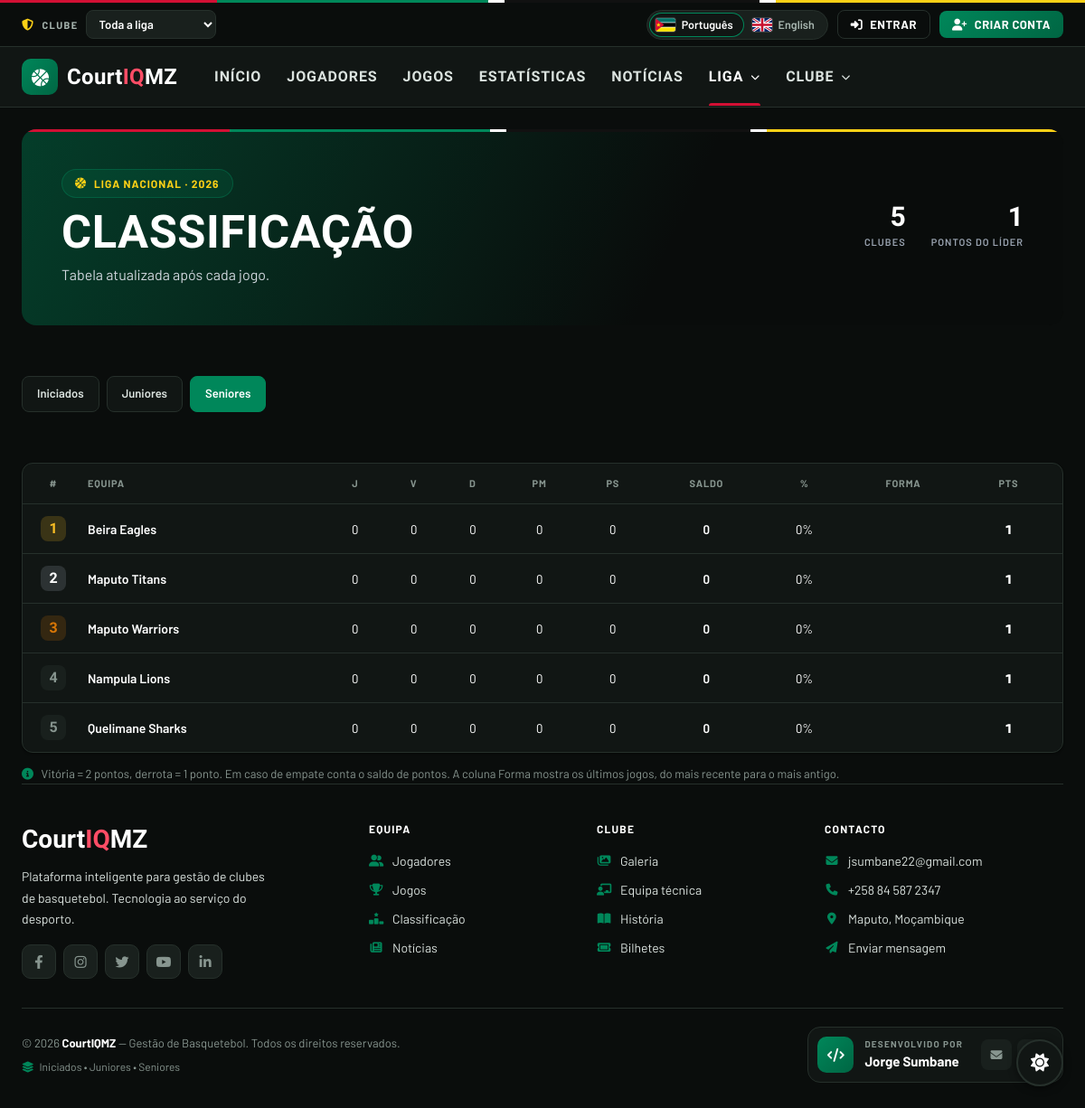
/visitante/classificacao.php, run on the app's committed database.
### tables this page shows
CREATE TABLE teams (
    id            INT PRIMARY KEY AUTO_INCREMENT,
    name          VARCHAR(100) NOT NULL,
    city          VARCHAR(100),
    stadium       VARCHAR(100),
    founded_year  YEAR,
    category      VARCHAR(50)  DEFAULT 'Sénior',
    league        VARCHAR(100) DEFAULT 'Liga Nacional',
    escaloes      VARCHAR(60) NOT NULL DEFAULT 'iniciados,juniores,seniores',    
    coach_id      INT NULL COMMENT 'users.id do treinador principal',
    logo_url      VARCHAR(255),
    logo_initials VARCHAR(5),
    status        ENUM('active', 'inactive') DEFAULT 'active',
    created_at    DATETIME DEFAULT CURRENT_TIMESTAMP,
    updated_at    DATETIME DEFAULT CURRENT_TIMESTAMP ON UPDATE CURRENT_TIMESTAMP,
    UNIQUE KEY uq_teams_name (name)
);

### includes/Database.php (called while the page is built, shortened)
<?php
final class Database
{
    private static ?PDO $instance = null;
    public static function getConnection(): PDO
    {
        if (self::$instance === null) {
            $configPath = __DIR__ . '/../config/database.php';
            $config = require $configPath;
            $dsn = sprintf(
                'mysql:host=%s;port=%s;dbname=%s;charset=%s',
                $config['host']    ?? '127.0.0.1',
                $config['port']    ?? '3306',
                $config['dbname']  ?? 'courtiq',
                $config['charset'] ?? 'utf8mb4'
            );
            try {
                self::$instance = new PDO(
                    $dsn,
                    $config['user'] ?? 'root',
                    $config['pass'] ?? '',
                    [
                        PDO::ATTR_ERRMODE            => PDO::ERRMODE_EXCEPTION,
                        PDO::ATTR_DEFAULT_FETCH_MODE => PDO::FETCH_ASSOC,
                        PDO::ATTR_EMULATE_PREPARES   => false,
                    ]
                );
            } catch (PDOException $e) {
                error_log('[CourtIQ] Erro de ligação à BD: ' . $e->getMessage());
                http_response_code(500);
                die('Erro interno do servidor. Tente novamente mais tarde.');
            }
        }
        return self::$instance;
    }
}

### config/database.php (called while the page is built)
<?php
return [
    'host'    => 'localhost',
    'port'    => '3306',
    'dbname'  => getenv('COURTIQ_DB_NAME') ?: 'courtiq',
    'user'    => 'root',
    'pass'    => '',
    'charset' => 'utf8mb4',
];

### includes/team_helper.php (called while the page is built, shortened)
<?php
require_once __DIR__ . '/Database.php';
class TeamHelper
{
    private static array $cache = [];
    public static function getPublicTeamId(): int
    {
        if (isset(self::$cache['public'])) {
            return self::$cache['public'];
        }
        $teams = self::activeTeams();
        $valid = array_map('intval', array_column($teams, 'id'));
        $requested = isset($_GET['equipa']) ? (int) $_GET['equipa'] : 0;
        $candidates = [
            $requested,
            (int) ($_SESSION['public_team_id'] ?? 0),
            (int) ($_SESSION['user']['team_id'] ?? 0),
            $valid[0] ?? 0,
        ];
        foreach ($candidates as $candidate) {
            if ($candidate > 0 && in_array($candidate, $valid, true)) {
                return self::$cache['public'] = $candidate;
            }
        }
        return self::$cache['public'] = 0;
    }
    public static function getChosenPublicTeamId(): int
    {
        self::getPublicTeamId();
        $candidates = [(int) ($_GET['equipa'] ?? 0), (int) ($_SESSION['public_team_id'] ?? 0)];
        if (empty($_SESSION['public_liga'])) {
            $candidates[] = (int) ($_SESSION['user']['team_id'] ?? 0);
        }
        return 0;
    }
    public static function activeTeams(): array
    {
        if (isset(self::$cache['teams'])) {
            return self::$cache['teams'];
        }
        try {
            $stmt = Database::getConnection()->query(
                "SELECT id, name, city, logo_url, escaloes FROM teams WHERE status = 'active' ORDER BY id"
            );
            return self::$cache['teams'] = $stmt->fetchAll(PDO::FETCH_ASSOC);
        } catch (Throwable $e) {
            error_log('[CourtIQ] Erro ao listar equipas: ' . $e->getMessage());
            return [];
        }
    }
}
function public_team_chosen(): int
{
    return TeamHelper::getChosenPublicTeamId();
}

### visitante/classificacao.php (the view, shortened to what this page needs)
<?php
require_once __DIR__ . '/../includes/public_helpers.php';
[$teamId, $team] = pub_team(false);
$pdo = Database::getConnection();
$escalao = isset(ESCALOES[$_GET['escalao'] ?? '']) ? (string) $_GET['escalao'] : 'seniores';
$tabela = $pdo->query(
    "SELECT t.id, t.name, t.city,
            COUNT(g.id) AS jogos,
            COALESCE(SUM(g.our_score > g.opponent_score), 0) AS vitorias,
            COALESCE(SUM(g.our_score < g.opponent_score), 0) AS derrotas,
            COALESCE(SUM(g.our_score), 0)      AS marcados,
            COALESCE(SUM(g.opponent_score), 0) AS sofridos,
            COALESCE(SUM(IF(g.our_score > g.opponent_score, 2, 1)), 0) AS pontos
     FROM teams t
     LEFT JOIN games g ON g.team_id = t.id AND g.status = 'finished' AND g.escalao = '$escalao'
     WHERE t.status = 'active' AND FIND_IN_SET('$escalao', t.escaloes)
     GROUP BY t.id
     ORDER BY pontos DESC, (COALESCE(SUM(g.our_score), 0) - COALESCE(SUM(g.opponent_score), 0)) DESC, t.name"
)->fetchAll();
$posicaoAtual = 0;
$lider = $tabela[0] ?? null;
require __DIR__ . '/../includes/layout/public_top.php';
?>
<div class="lp">
    <?php pub_page_head('Liga Nacional · ' . date('Y'), 'Classificação',
        $posicaoAtual ? $team['name'] . ' ocupa o ' . $posicaoAtual . 'º lugar da tabela.' : 'Tabela atualizada após cada jogo.', [
        $teamId ? [$posicaoAtual ? $posicaoAtual . 'º' : '—', $team['name']] : [count($tabela), 'Clubes'],
        [$lider ? $lider['pontos'] : '—', 'Pontos do líder'],
    ]); ?>
    <nav class="lp-chips" aria-label="Escalão">
        <?php foreach (ESCALOES as $k => $v): ?><a class="lp-chip<?= $escalao === $k ? ' is-active' : '' ?>" href="?escalao=<?= $k ?>"<?= $escalao === $k ? ' aria-current="true"' : '' ?>><?= $v ?></a><?php endforeach; ?>
    </nav>
    <section class="lp-reveal">
        <div class="lp-card lp-table-wrap">
            <table class="lp-table">
                <thead>
                    <tr>
                        <th scope="col">#</th>
                        <th scope="col">Equipa</th>
                        <th scope="col" title="Jogos">J</th>
                        <th scope="col" title="Vitórias">V</th>
                        <th scope="col" title="Derrotas">D</th>
                        <th scope="col" title="Pontos marcados">PM</th>
                        <th scope="col" title="Pontos sofridos">PS</th>
                        <th scope="col" title="Saldo de pontos">Saldo</th>
                        <th scope="col" title="Percentagem de vitórias">%</th>
                        <th scope="col">Forma</th>
                        <th scope="col" title="Pontos">Pts</th>
                    </tr>
                </thead>
                <tbody>
                    <?php foreach ($tabela as $i => $linha):
                        $posicao = $i + 1;
                        $saldo   = (int) $linha['marcados'] - (int) $linha['sofridos'];
                        $pct     = (int) $linha['jogos'] ? round((int) $linha['vitorias'] / (int) $linha['jogos'] * 100) : 0;
                    ?>
                    <tr<?= (int) $linha['id'] === $teamId ? ' class="is-us"' : '' ?>>
                        <td><span class="lp-pos<?= $posicao <= 3 ? ' lp-pos--' . $posicao : '' ?>"><?= $posicao ?></span></td>
                        <td class="lp-table-team"><a href="?equipa=<?= (int) $linha['id'] ?>" title="Ver o site desta equipa"><?= pub_e($linha['name']) ?></a></td>
                        <td><?= (int) $linha['jogos'] ?></td>
                        <td><?= (int) $linha['vitorias'] ?></td>
                        <td><?= (int) $linha['derrotas'] ?></td>
                        <td><?= (int) $linha['marcados'] ?></td>
                        <td><?= (int) $linha['sofridos'] ?></td>
                        <td class="<?= $saldo >= 0 ? 'lp-up' : 'lp-down' ?>"><?= ($saldo > 0 ? '+' : '') . $saldo ?></td>
                        <td><?= $pct ?>%</td>
                        <td>
                        </td>
                        <td class="lp-table-pts"><?= (int) $linha['pontos'] ?></td>
                    </tr>
                    <?php endforeach; ?>
                </tbody>
            </table>
        </div>
        <p style="margin-top:14px;font-size:13px;color:var(--muted);">
            <i class="fa-solid fa-circle-info" style="color:var(--accent);margin-right:6px;"></i>
            Vitória = 2 pontos, derrota = 1 ponto. Em caso de empate conta o saldo de pontos. A coluna Forma mostra os últimos jogos, do mais recente para o mais antigo.
        </p>
    </section>
</div>

### includes/public_helpers.php (shortened to what this page needs)
<?php
require_once __DIR__ . '/team_helper.php';
function pub_e(mixed $value): string
{
    return htmlspecialchars((string) ($value ?? ''), ENT_QUOTES, 'UTF-8');
}
function pub_team(bool $precisaClube = true): array
{
    $teamId = public_team_chosen();
    $team   = $teamId ? TeamHelper::getTeamInfo($teamId) : null;
    if (!$team) {
        return [0, ['id' => 0, 'name' => 'Liga Nacional', 'city' => '', 'stadium' => '', 'founded_year' => null, 'escaloes' => '']];
    }
    return [$teamId, $team];
}
    ?>
    <?php
function pub_page_head(string $eyebrow, string $title, string $lead = '', array $stats = []): void
{
    echo '<header class="lp-page-head"><div>';
    echo '<span class="lp-hero-tag"><i class="fa-solid fa-basketball"></i>' . pub_e($eyebrow) . '</span>';
    echo '<h1>' . pub_e($title) . '</h1>';
    if ($lead !== '') {
        echo '<p>' . pub_e($lead) . '</p>';
    }
    echo '</div>';
    if ($stats) {
        echo '<div class="lp-hero-record">';
        foreach ($stats as [$value, $label]) {
            echo '<div><strong>' . pub_e($value) . '</strong><span>' . pub_e($label) . '</span></div>';
        }
        echo '</div>';
    }
    echo '</header>';
}

### assets/css/layout.css (style rules this page uses)
:root, html.dark-mode { --bg: #0a0d0c; --bg-body: #0a0d0c; --surface: #111614; --surface2: #19201d; --surface3: #232c28; --border: #26302b; --border-hover: #00875a; --text: #ffffff; --text-primary: #f2f6f4; --text-secondary: #dbe3df; --text-muted: #a8b6b0; --text-dim: #87958f; --accent: #00875a; --accent2: #006643; --accent-light: #3fd08f; --accent-gradient: linear-gradient(135deg, #00875a, #006643); --brand-red: #d21034; --brand-red-light:#ff4d66; --brand-yellow: #fcd116; --brand-yellow-text: #fcd116; --mz-stripe: linear-gradient(90deg, #d21034 0 20%, #00875a 20% 45%, #ffffff 45% 46.5%, #111111 46.5% 70%, #ffffff 70% 71.5%, #fcd116 71.5% 100%); --green: #34d399; --red: #f87171; --blue: #60a5fa; --yellow: #fbbf24; --glow: rgba(0, 135, 90, 0.14); --shadow-color: rgba(0, 0, 0, 0.5); --shadow-glow: rgba(0, 135, 90, 0.25); --text-shadow: none; --scroll-track: #0a0d0c; --scroll-thumb: #26302b; --scroll-hover: #00875a; }
* { margin: 0; padding: 0; box-sizing: border-box; }
html { background: var(--bg) !important; scrollbar-width: thin; scrollbar-color: var(--scroll-thumb) var(--scroll-track); }
body { background: var(--bg) !important; color: var(--text) !important; font-family: 'Barlow', sans-serif; min-height: 100vh; overflow-x: hidden; }
@media (prefers-reduced-motion: no-preference) { .lp-kpi b, .lp-hero-record strong, .lp-mini-stats b { animation: scoreIn 0.5s cubic-bezier(0.2, 0.7, 0.2, 1) both; } }
@media (prefers-reduced-motion: no-preference) { .lp-kpis > :nth-child(2) b, .lp-hero-record > :nth-child(2) strong, .lp-mini-stats > :nth-child(2) b { animation-delay: 0.07s; } }
@media (prefers-reduced-motion: no-preference) { .lp-hero-tag .fa-basketball { animation: bbSpin 0.9s ease-out 0.2s both; } }

### data on the page
teams: value "1", label "PONTOS DO LÍDER", posicao "1", name "Beira Eagles", jogos "0", vitorias "0", derrotas "0", marcados "0", sofridos "0", saldo "0", pct "0", pontos "1"
teams: posicao "2", name "Maputo Titans", jogos "0", vitorias "0", derrotas "0", marcados "0", sofridos "0", saldo "0", pct "0", pontos "1"
teams: posicao "3", name "Maputo Warriors", jogos "0", vitorias "0", derrotas "0", marcados "0", sofridos "0", saldo "0", pct "0", pontos "1"
teams: posicao "4", name "Nampula Lions", jogos "0", vitorias "0", derrotas "0", marcados "0", sofridos "0", saldo "0", pct "0", pontos "1"
teams: posicao "5", name "Quelimane Sharks", jogos "0", vitorias "0", derrotas "0", marcados "0", sofridos "0", saldo "0", pct "0", pontos "1"

### other printed values
$topnavSwitch['label'] "CLUBE"
$nome "Português"
$nome "English"
$topnavItem['label'] "INÍCIO"
$topnavItem['label'] "JOGADORES"
$topnavItem['label'] "JOGOS"
$topnavItem['label'] "ESTATÍSTICAS"
$topnavItem['label'] "NOTÍCIAS"
$topnavTitulo "LIGA"
$topnavTitulo "CLUBE"
pub_e($eyebrow) "LIGA NACIONAL · 2026"
pub_e($title) "CLASSIFICAÇÃO"
pub_e($lead) "Tabela atualizada após cada jogo."
pub_e($value) "5"
pub_e($label) "CLUBES"
